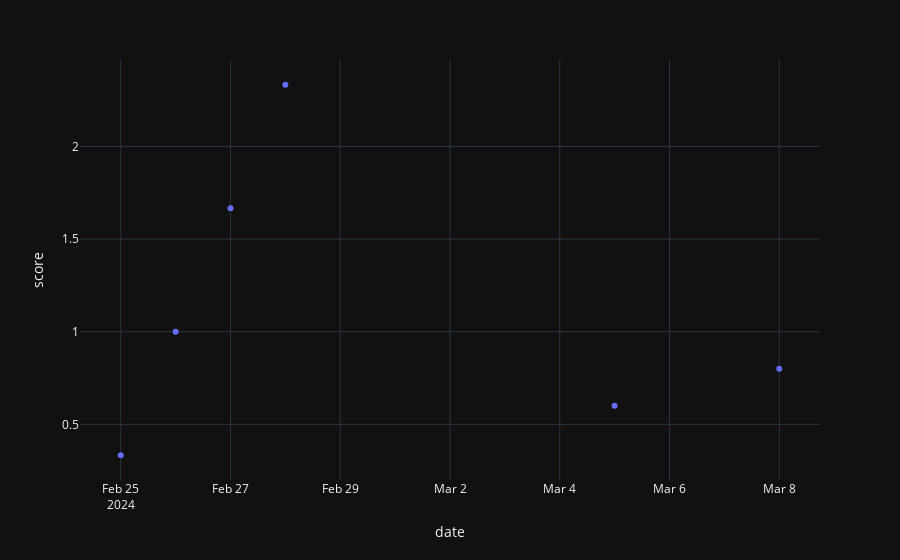

The notebook cell this image was saved under:
### Code cell
fig = px.scatter(df_series_score, x="date", y="score")
fig.show()

### Figure 1 — Plotly figure (JSON) as saved in the notebook; plotly's stock layout.template omitted (floating-point values rounded to 4 significant figures)
{"data": [{"hovertemplate": "date=%{x}<br>score=%{y}<extra></extra>", "legendgroup": "", "marker": {"color": "#636efa", "symbol": "circle"}, "mode": "markers", "name": "", "orientation": "v", "showlegend": false, "x": ["2024-02-25", "2024-02-26", "2024-02-27", "2024-02-28", "2024-03-05", "2024-03-08"], "xaxis": "x", "y": [0.3333, 1.0, 1.667, 2.333, 0.6, 0.8], "yaxis": "y", "type": "scatter"}], "layout": {"xaxis": {"anchor": "y", "domain": [0.0, 1.0], "title": {"text": "date"}}, "yaxis": {"anchor": "x", "domain": [0.0, 1.0], "title": {"text": "score"}}, "legend": {"tracegroupgap": 0}, "margin": {"t": 60}}}
